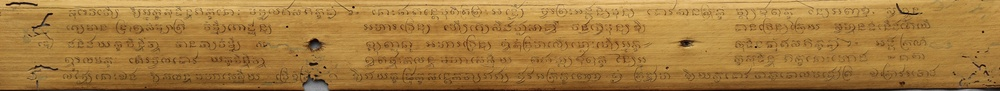
#> input picture 001_nl_b334_051_01.jpg, 1000 x 91 px, shrunk from 5259 x 481 before the run
$ python adaptiveThreshholding.py   (older library calls are emulated)
#> lines starting #> are read from the running program, lines starting #| are printed output that depends on the picture; after the words box and inside, x2 and y2 are one past the last pixel; in counts of white or black regions, pixels touching at a corner belong together
#> further down, image is the input picture: shape (91, 1000, 3); mean B, G, R 62.7, 123.7, 165.4
#> `image = cv2.GaussianBlur(image, (5, 5), cv2.BORDER_DEFAULT)`:
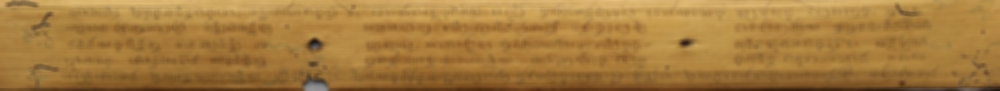
#> image: shape (91, 1000, 3); mean B, G, R 62.7, 123.8, 165.6
import tkinter
import numpy as np
from PIL import Image
import cv2
from ctypes import *


# [96 lines left out: function bradley_roth_numpy, not called in this run]


def adaptive_thresh(input_img):
    h, w, _ = input_img.shape
#> h = 91; w = 1000
    S = w / 8
#> S = 125
    s2 = S / 2
#> s2 = 62.5
    T = 23.0

    # integral img
    int_img = np.zeros_like(input_img, dtype=np.uint32)
    # for col in range(w):
    #     for row in range(h):
    #         int_img[row, col] = input_img[0:row, 0:col].sum()
    for col in range(w):
        sumn = 0
        for row in range(h):
            sumn += sum(input_img[row, col])
            if col == 0:
                int_img[row, col] = sumn
            else:
                int_img[row, col] = input_img[row - 1, col] + sumn
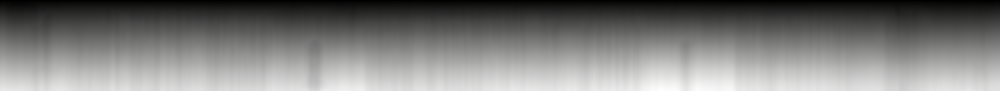
#> int_img: shape (91, 1000, 3) uint32; mean B, G, R 17717.4, 17778.4, 17820.2; drawn with min black and max white
    #output img
    out_img = np.zeros_like(input_img)

    for col in range(w):
        for row in range(h):
            # SxS region
            y0 = int(max(row - s2, 0))
            y1 = int(min(row + s2, h - 1))
            x0 = int(max(col - s2, 0)) #i
            x1 = int(min(col + s2, w - 1)) #i
            count = (y1 - y0) * (x1 - x0)
            sum_ = int_img[y1, x1] - int_img[y0, x1 - 1] - int_img[x1 - 1, y1] + int_img[x0 - 1, y1 - 1]
            value = input_img[row, col] * count <= sum_ * (100. - T) / 100.
            if value.all():
                out_img[row, col] = 0
            else:
                out_img[row, col] = 255
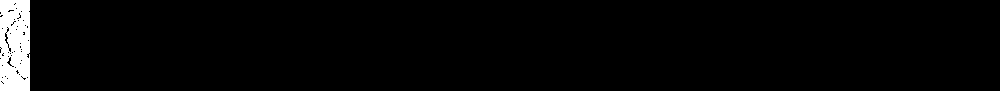
#> out_img: shape (91, 1000, 3); 2.8% white; 1 white region, box (x1, y1, x2, y2) and area: (0, 0, 30, 91) 2570

    return Image.fromarray(out_img)


if __name__ == '__main__':
    # img = Image.open('image.jpg').convert('L')
    # out = bradley_roth_numpy(img)
    image = cv2.imread('001_nl_b334_051_01.jpg')
    image = cv2.GaussianBlur(image, (5, 5), cv2.BORDER_DEFAULT)
#> (the run stopped early here; a loop or call above may not have finished)

$ run again, with image.jpg copied over 001_nl_b334_051_01.jpg
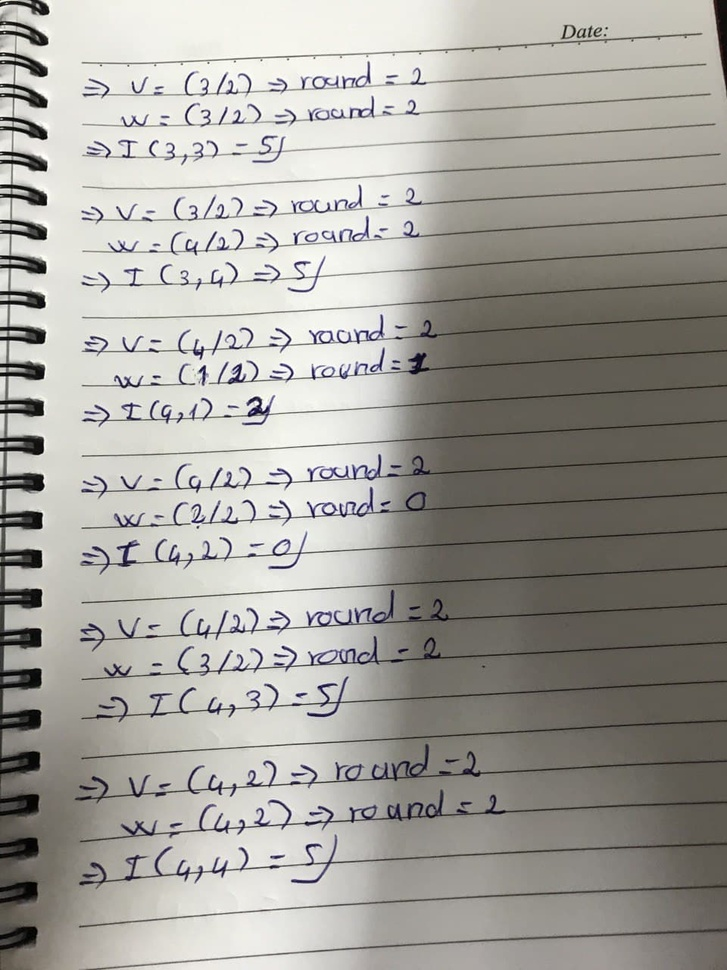
#> input picture image.jpg, 727 x 970 px, shrunk from 960 x 1280 before the run
#> image is the input picture: shape (970, 727, 3); mean B, G, R 155.8, 161.6, 163.7
#> `image = cv2.GaussianBlur(image, (5, 5), cv2.BORDER_DEFAULT)`:
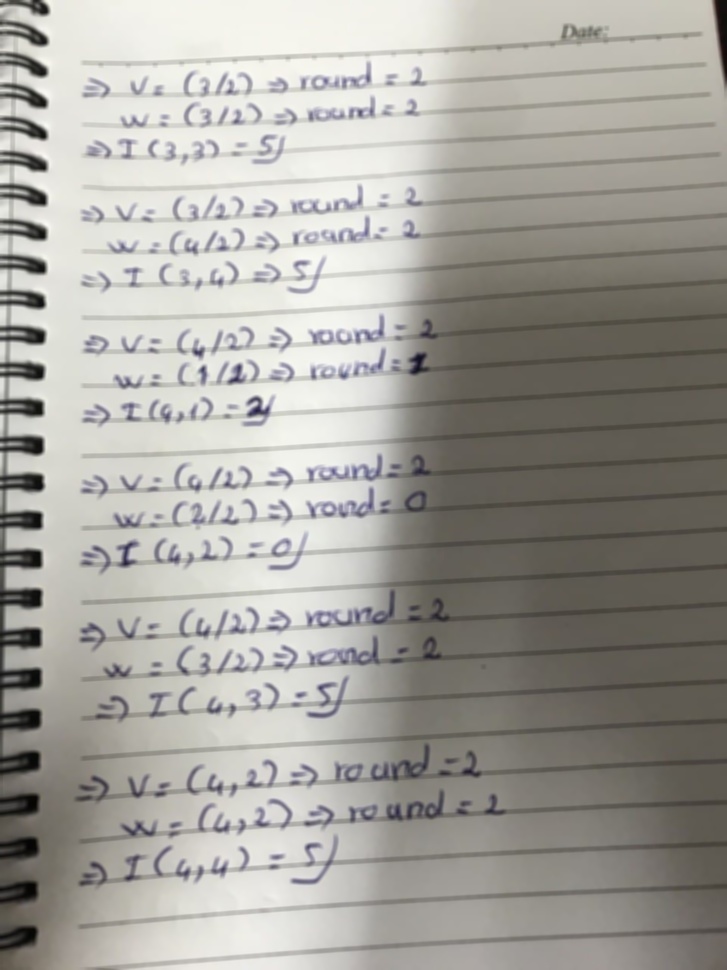
#> image: shape (970, 727, 3); mean B, G, R 155.8, 161.6, 163.7
#> after the loop in adaptive_thresh, `for col in range(w):`:
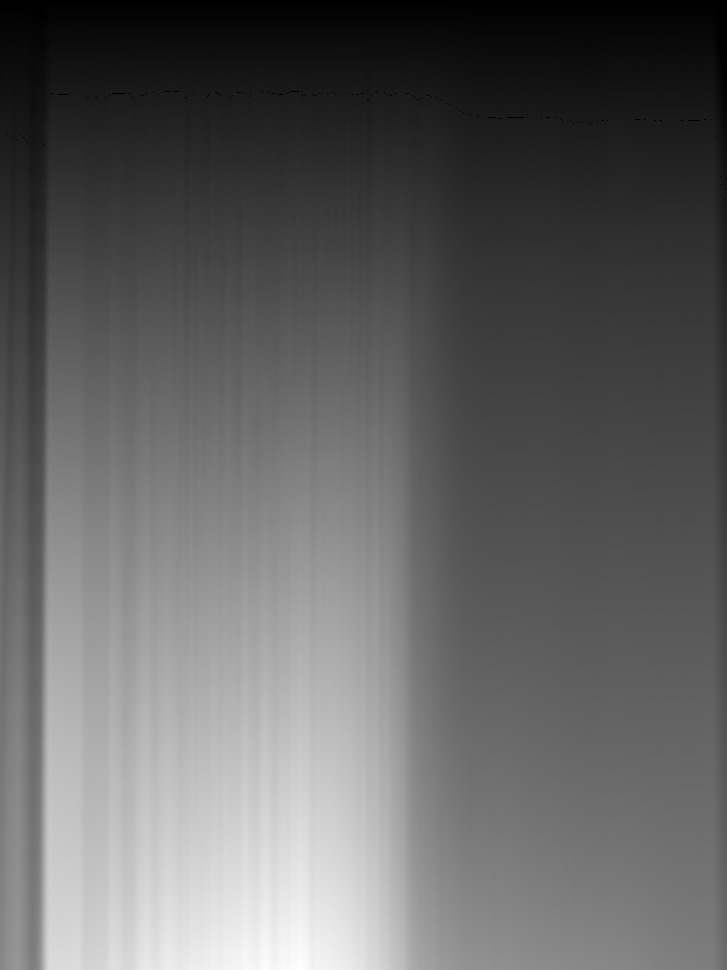
#> int_img: shape (970, 727, 3) uint32; mean B, G, R 249256.8, 249261.8, 249263.8; drawn with min black and max white
